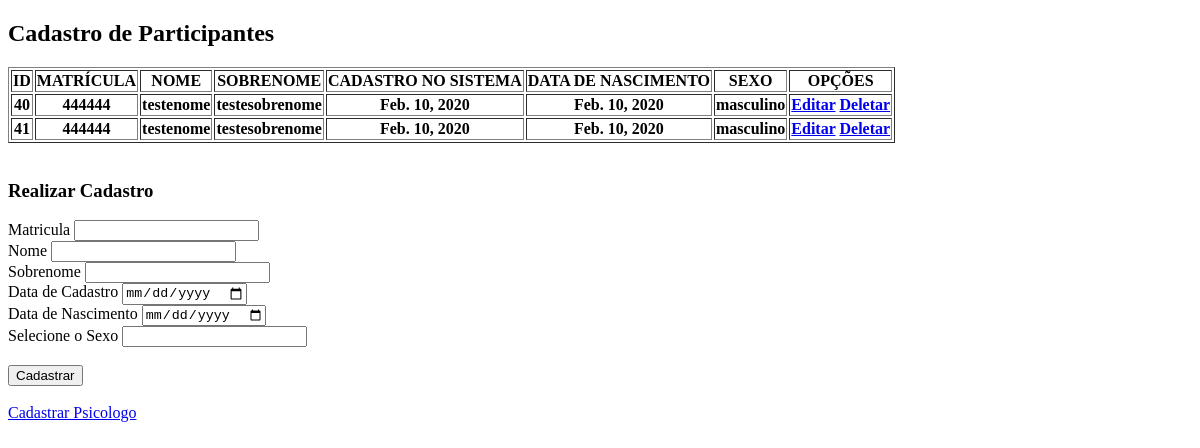
Before: /grupos/ with the older database file.
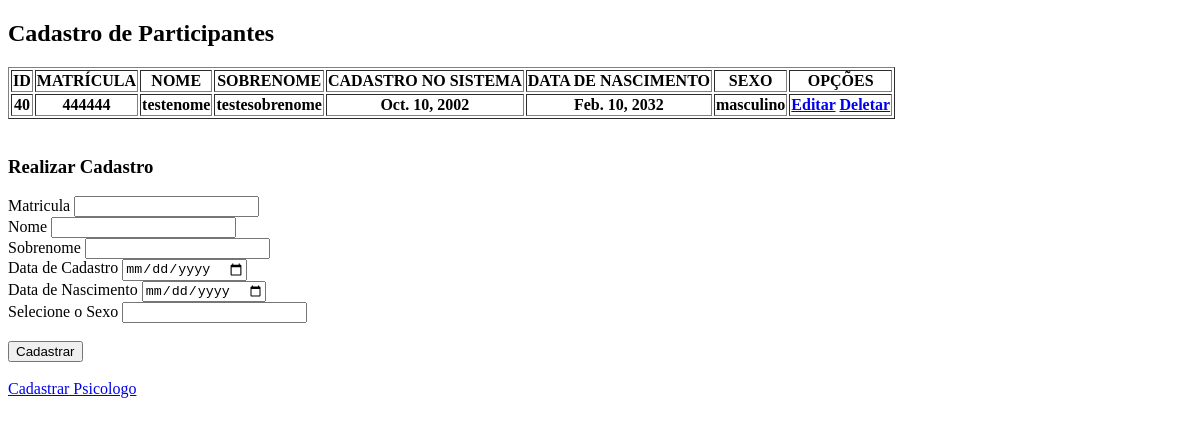
After: the same page with the newer database file.
### grupos/models.py (models this page shows, shortened)
class Policial(models.Model):
    idPolicial      = models.AutoField(primary_key=True)
    Matricula       = models.CharField(max_length=10, null=True)
    Nome            = models.CharField(max_length=15)
    Sobrenome       = models.CharField(max_length=30)
    DataCadastro    = models.DateField()
    DataNascimento  = models.DateField()
    Sexo            = models.CharField(max_length=1)

### grupos/views.py (the view)
# urls.py: 2. Add a URL to urlpatterns:  path('', views.home, name='home')
def home(request):
    policiais = Policial.objects.all()
    return render(request, "index.html", {"policiais": policiais})

### grupos/templates/index.html (shortened to what this page needs)
<!doctype html>
<html lang="pt-br">
<head>
</head>
<body>
    <h2>Cadastro de Participantes</h2>
    <div class="tabela-policiais">
        <table border="1">
            <tr>
                <th>ID                  </th>
                <th>MATRÍCULA           </th>
                <th>NOME                </th>
                <th>SOBRENOME           </th>
                <th>CADASTRO NO SISTEMA </th>
                <th>DATA DE NASCIMENTO  </th>
                <th>SEXO                </th>
                <th>OPÇÕES              </th>
            </tr>
        {% for policial in policiais %}
            <tr>
                <th>{{ policial.idPolicial     }}</th>
                <th>{{ policial.Matricula      }}</th>
                <th>{{ policial.Nome           }}</th>
                <th>{{ policial.Sobrenome      }}</th>
                <th>{{ policial.DataCadastro   }}</th>
                <th>{{ policial.DataNascimento }}</th>
                <th>{{ policial.Sexo           }}</th>
                <th>
                    <a href="{% url "editar"    policial.idPolicial %}">Editar</a>
                    <a href="{% url "deletar"   policial.idPolicial %}" onclick="return confirm('Deseja realmente deletar este participante?')">Deletar</a>
                </th>
        {% endfor %}
            </tr>
        </table>
    </div>
    <br>
    <h3>Realizar Cadastro</h3>
    <div class="tabela-insercao-dados-policial">
        <form action="{% url 'salvar' %}" method="POST">
            Matricula           <input type="text" name="Matricula"         required    >   <br>
            Nome                <input type="text" name="Nome"              required    >   <br>
            Sobrenome           <input type="text" name="Sobrenome"         required    >   <br>
            Data de Cadastro    <input type="date" name="DataCadastro"      required    >   <br>
            Data de Nascimento  <input type="date" name="DataNascimento"    required    >   <br>
            Selecione o Sexo    <input type="text" name="Sexo"              required    >   <br><br>
            <button type="submit">Cadastrar</button>
        </form>
    </div>
    <br>
    <div>
            <a href="{% url 'home_psicologo' %}">Cadastrar Psicologo</a>
    </div>
    </body>
</html>

Changed rows visible on the page:
removed Policial: idPolicial "41", Matricula "444444", Nome "testenome", Sobrenome "testesobrenome", DataCadastro "Feb. 10, 2020", DataNascimento "Feb. 10, 2020", Sexo "masculino"
changed Policial "testenome": DataCadastro "Feb. 10, 2020" → "Oct. 10, 2002"; DataNascimento "Feb. 10, 2020" → "Feb. 10, 2032"
